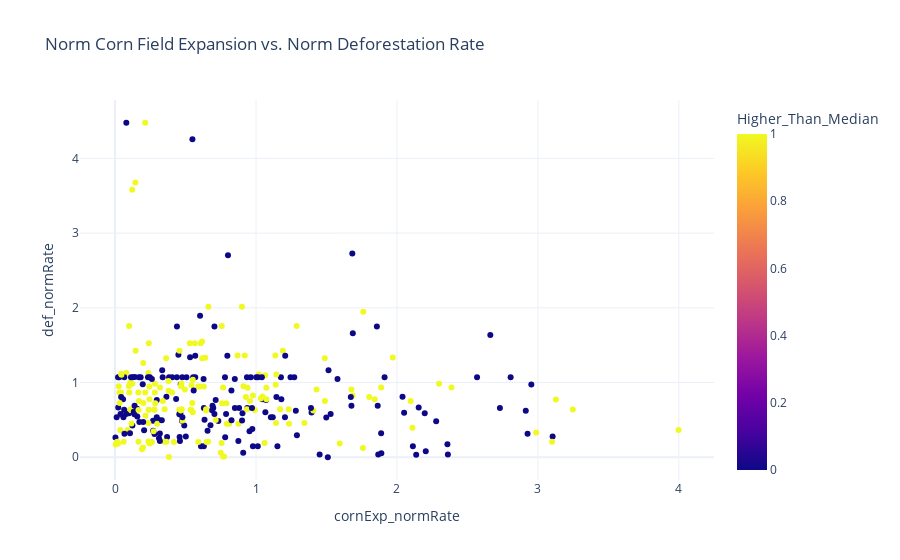

Source (notebook cell):
### Code cell
import plotly.express as px

# Assuming you have your 'positive_df' DataFrame with 'Country', 'Average_Corn_Field_Expansion_Rate(%)',
# 'Average_Deforestation_Rate(%)', and 'Higher_Than_Median'

# Create an interactive scatter plot
fig = px.scatter(
    positive_df, 
    x='cornExp_normRate', 
    y='def_normRate', 
    color='Higher_Than_Median', 
    hover_name='country',  # Display country name on hover
    title='Norm Corn Field Expansion vs. Norm Deforestation Rate',
    labels={
        'Norm_Corn_Field_Expansion_Rate': 'Corn Field Expansion Rate (%)',
        'Norm_Deforestation_Rate': 'Deforestation Rate (%)'
    },
    size_max=100,
    template="plotly_white"
)

# Show the interactive plot
fig.show()

### Figure 1 — Plotly figure (JSON) as saved in the notebook; plotly's stock layout.template omitted (floating-point values rounded to 4 significant figures; data arrays with more than 128 entries replaced by an {"elided": "..."} marker saying what was removed)
{"data": [{"hovertemplate": "<b>%{hovertext}</b><br><br>cornExp_normRate=%{x}<br>def_normRate=%{y}<br>Higher_Than_Median=%{marker.color}<extra></extra>", "hovertext": {"elided": "319 str values"}, "legendgroup": "", "marker": {"color": {"elided": "319 int values"}, "coloraxis": "coloraxis", "symbol": "circle"}, "mode": "markers", "name": "", "orientation": "v", "showlegend": false, "type": "scatter", "x": {"elided": "319 float values"}, "xaxis": "x", "y": {"elided": "319 float values"}, "yaxis": "y"}], "layout": {"autosize": true, "coloraxis": {"colorbar": {"title": {"text": "Higher_Than_Median"}}, "colorscale": [[0, "#0d0887"], [0.1111, "#46039f"], [0.2222, "#7201a8"], [0.3333, "#9c179e"], [0.4444, "#bd3786"], [0.5556, "#d8576b"], [0.6667, "#ed7953"], [0.7778, "#fb9f3a"], [0.8889, "#fdca26"], [1, "#f0f921"]]}, "legend": {"tracegroupgap": 0}, "title": {"text": "Norm Corn Field Expansion vs. Norm Deforestation Rate"}, "xaxis": {"anchor": "y", "autorange": true, "domain": [0, 1], "range": [-0.2415, 4.242], "title": {"text": "cornExp_normRate"}, "type": "linear"}, "yaxis": {"anchor": "x", "autorange": true, "domain": [0, 1], "range": [-0.3693, 4.847], "title": {"text": "def_normRate"}, "type": "linear"}}}
